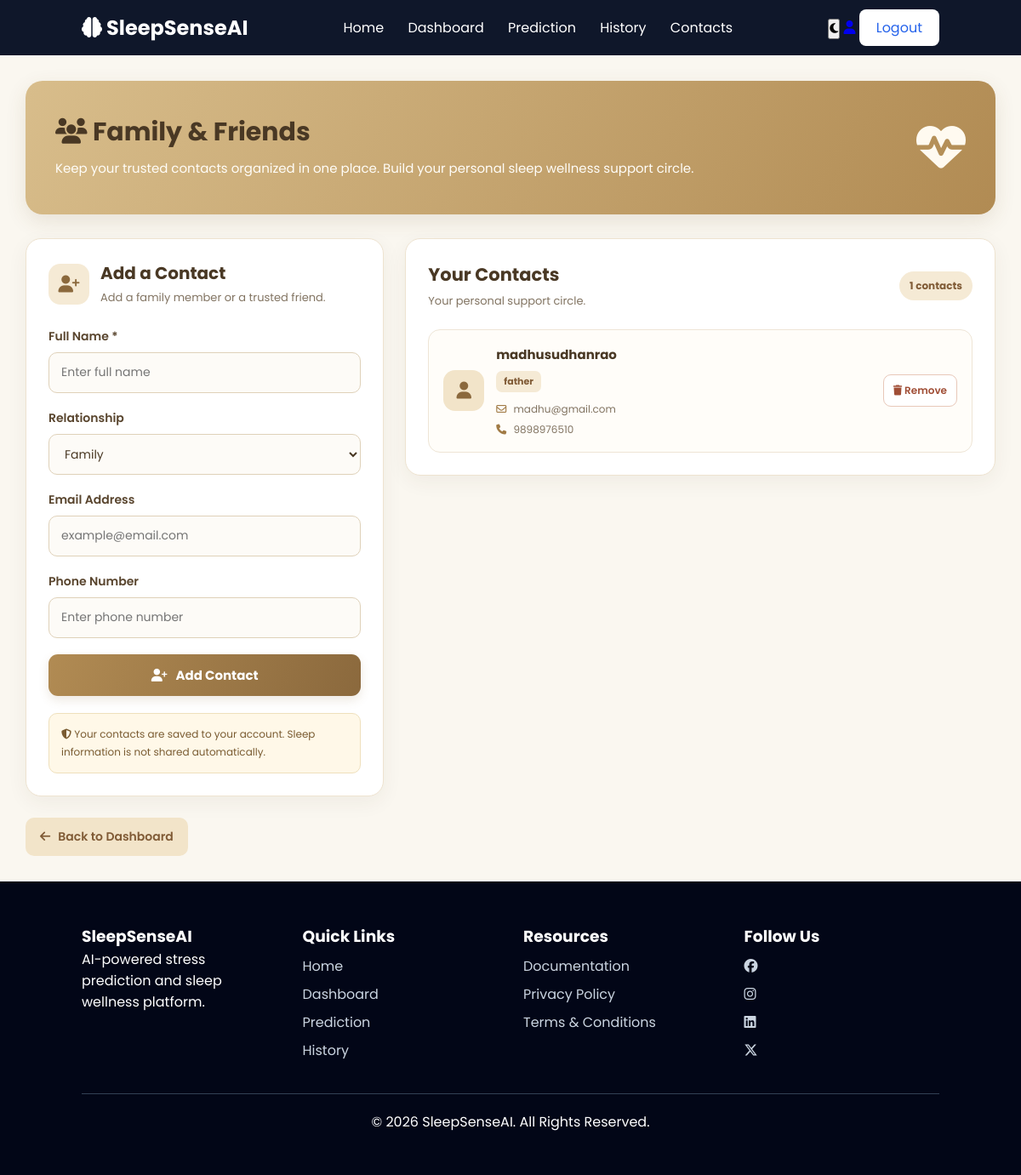
Page /family (signed in) on the committed database.
### tables this page shows
CREATE TABLE family_contacts (

    id INTEGER PRIMARY KEY AUTOINCREMENT,

    user_id INTEGER,

    contact_name TEXT,

    relationship TEXT,

    contact_email TEXT,

    contact_phone TEXT,

    FOREIGN KEY(user_id)
    REFERENCES users(id)

);

### app.py (the view)
@app.route("/family", methods=["GET"])
def family():
    if not login_required():
        return redirect(url_for("login"))
    conn = get_db_connection()
    try:
        members = conn.execute(
            """
            SELECT * FROM family_contacts
            WHERE user_id = ?
            ORDER BY id DESC
            """,
            (session["user_id"],)
        ).fetchall()
    finally:
        conn.close()
    return render_template("family.html", members=members, contacts=members)

### app.py (called while the page is built)
def get_db_connection():
    conn = sqlite3.connect(DATABASE)
    conn.row_factory = sqlite3.Row
    conn.execute("PRAGMA foreign_keys = ON")
    return conn

def login_required():
    return "user_id" in session

### templates/family.html (shortened to what this page needs)
{% extends "base.html" %}
{% block content %}
<div class="family-page">
    <section class="family-hero">
        <div>
            <h1>
                <i class="fa-solid fa-users"></i>
                Family & Friends
            </h1>
            <p>
                Keep your trusted contacts organized in one place.
                Build your personal sleep wellness support circle.
            </p>
        </div>
        <div class="hero-icon">
            <i class="fa-solid fa-heart-pulse"></i>
        </div>
    </section>
    <div class="family-layout">
        <section class="family-card">
            <div class="card-heading">
                <div class="card-heading-icon">
                    <i class="fa-solid fa-user-plus"></i>
                </div>
                <div>
                    <h2>Add a Contact</h2>
                    <p>Add a family member or a trusted friend.</p>
                </div>
            </div>
            <form class="family-form"
                  method="POST"
                  action="{{ url_for('add_contact') }}">
                <div class="form-group">
                    <label for="contact_name">Full Name *</label>
                    <input type="text"
                           id="contact_name"
                           name="contact_name"
                           placeholder="Enter full name"
                           maxlength="100"
                           required>
                </div>
                <div class="form-group">
                    <label for="relationship">Relationship</label>
                    <select id="relationship" name="relationship">
                        <option value="Family">Family</option>
                    </select>
                </div>
                <div class="form-group">
                    <label for="contact_email">Email Address</label>
                    <input type="email"
                           id="contact_email"
                           name="contact_email"
                           placeholder="example@email.com"
                           maxlength="254">
                </div>
                <div class="form-group">
                    <label for="contact_phone">Phone Number</label>
                    <input type="tel"
                           id="contact_phone"
                           name="contact_phone"
                           placeholder="Enter phone number"
                           maxlength="20">
                </div>
                <button type="submit" class="family-submit">
                    <i class="fa-solid fa-user-plus"></i>
                    Add Contact
                </button>
            </form>
            <div class="family-note">
                <i class="fa-solid fa-shield-halved"></i>
                Your contacts are saved to your account.
                Sleep information is not shared automatically.
            </div>
        </section>
        <section class="family-card">
            <div class="contacts-header">
                <div>
                    <h2>Your Contacts</h2>
                    <p>Your personal support circle.</p>
                </div>
                <span class="contact-count">
                    {{ members|length }} contacts
                </span>
            </div>
            {% if members %}
                <div class="contact-list">
                    {% for member in members %}
                        <div class="contact-item">
                            <div class="contact-avatar">
                                <i class="fa-solid fa-user"></i>
                            </div>
                            <div class="contact-details">
                                <h3>{{ member["contact_name"] }}</h3>
                                <span class="relationship-tag">
                                    {{ member["relationship"] or "Contact" }}
                                </span>
                                {% if member["contact_email"] %}
                                    <p>
                                        <i class="fa-regular fa-envelope"></i>
                                        {{ member["contact_email"] }}
                                    </p>
                                {% endif %}
                                {% if member["contact_phone"] %}
                                    <p>
                                        <i class="fa-solid fa-phone"></i>
                                        {{ member["contact_phone"] }}
                                    </p>
                                {% endif %}
                            </div>
                            <form class="remove-form"
                                  method="POST"
                                  action="{{ url_for('delete_contact', id=member['id']) }}"
                                  onsubmit="return confirm('Remove this contact?');">
                                <button type="submit" class="remove-contact">
                                    <i class="fa-solid fa-trash"></i>
                                    Remove
                                </button>
                            </form>
                        </div>
                    {% endfor %}
                </div>
            {% endif %}
        </section>
    </div>
    <a href="{{ url_for('dashboard') }}" class="family-back">
        <i class="fa-solid fa-arrow-left"></i>
        Back to Dashboard
    </a>
</div>
{% endblock %}

### static/css/style.css (style rules this page uses)
* { margin:0; padding:0; box-sizing:border-box; font-family:'Poppins',sans-serif; }
body { background:#f4f7fc; color:#333; }
a { text-decoration:none; }
:root { --sand: #E8D5B7; --sage: #DCE8D7; --ivory: #FAF6EF; --forest: #34483A; --forest-dark: #26382D; --muted: #697468; --white: #FFFFFF; }
.form-group label { display:block; font-size:22px; font-weight:600; margin-bottom:10px; color:#1e293b; }
.form-group { margin-bottom:20px; }
.form-group label { display:block; font-size:18px; font-weight:600; margin-bottom:8px; }

### rows in the picture
family_contacts: contact_name "madhusudhanrao", relationship "father", contact_email "madhu@gmail.com", contact_phone "9898976510"

### other values in the picture
{{ members|length }} "1"
